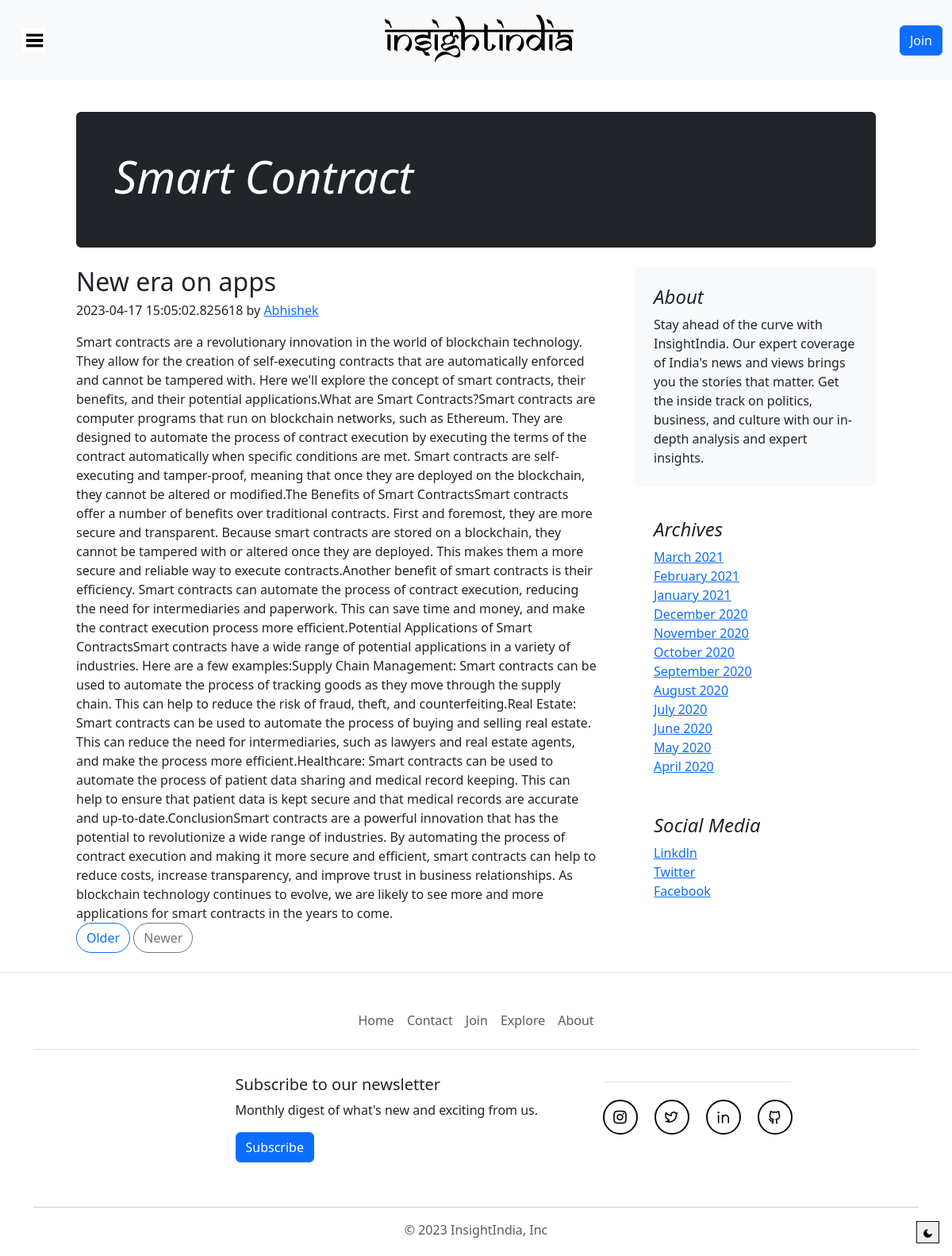
Page /blog/2 on the committed database.
### app.py (models this page shows, shortened)
class Blog(db.Model):
    __bind_key__ = "blog"
    sno = db.Column(db.Integer,primary_key = True)
    slug = db.Column(db.String(25),nullable = False)
    title = db.Column(db.String(50),nullable = False)
    subtitle = db.Column(db.String(50),nullable = False)
    content = db.Column(db.String(500),nullable = False)
    author = db.Column(db.String(50),nullable = False)
    date = db.Column(db.String(11), default = datetime.now().strftime("%c")[0:11])

### app.py (the view)
@app.route("/blog/<string:slug>",methods = ['GET'])
def blog(slug):
    try:
        blog = Blog.query.filter_by(slug = slug).first()
        return render_template("blog.html",blog = blog,params=params)
    except:
        return "<body><script>alert('This is our last Article')</script></body>"

### templates/blog.html
{% extends 'base.html' %}
{% block body %}
<div style="margin-top: 5vh;">
  <div class="container-fluid">
    <div class="ic">
      <div class="p-4 p-md-5 mb-4 rounded text-bg-dark">
        <div class="col-md-6 px-0">
          <h1 class="display-4 fst-italic">{{blog.title}}</h1>
        </div>
      </div>
      <div class="row g-5">
         <div class="col-md-8">
          <article class="blog-post">
            <h2 class="blog-post-title mb-1">{{blog.subtitle}}</h2>
            <p class="blog-post-meta">{{blog.date}} by <a href="#">{{blog.author}}</a></p>
              {{blog.content | safe}}
          </article>
          <nav class="blog-pagination" aria-label="Pagination">
            <a class="btn btn-outline-primary rounded-pill" href="/blog/{{blog.slug|int-1}}">Older</a>
            <a class="btn btn-outline-secondary rounded-pill " href="/blog/{{blog.slug|int+1}}">Newer</a>
          </nav>
        </div>
        <div class="col-md-4">
          <div class="position-sticky" style="top: 2rem;">
            <div class="p-4 mb-3 bg-body-tertiary rounded">
              <h4 class="fst-italic">About</h4>
              <p class="mb-0">{{params["blogIntro"]}}</p>
            </div>
            <div class="p-4">
              <h4 class="fst-italic">Archives</h4>
              <ol class="list-unstyled mb-0">
                <li><a href="#">March 2021</a></li>
                <li><a href="#">February 2021</a></li>
                <li><a href="#">January 2021</a></li>
                <li><a href="#">December 2020</a></li>
                <li><a href="#">November 2020</a></li>
                <li><a href="#">October 2020</a></li>
                <li><a href="#">September 2020</a></li>
                <li><a href="#">August 2020</a></li>
                <li><a href="#">July 2020</a></li>
                <li><a href="#">June 2020</a></li>
                <li><a href="#">May 2020</a></li>
                <li><a href="#">April 2020</a></li>
              </ol>
            </div>
            <div class="p-4">
              <h4 class="fst-italic">Social Media</h4>
              <ol class="list-unstyled">
                <li><a href="{{params['linkdin']}}">Linkdln</a></li>
                <li><a href="{{params['twitter']}}">Twitter</a></li>
                <li><a href="{{params['facebook']}}">Facebook</a></li>
              </ol>
            </div>
          </div>
        </div>
      </div>
    </div>
  </div>
</div>
{% endblock body %}

### static/css/index.css (style rules this page uses)
.ic { margin-left: 7vw; margin-right: 7vw; }
body { background-color: white; }

### rows in the picture
Blog: title "Smart Contract", subtitle "New era on apps", date "2023-04-17 15:05:02.825618", author "Abhishek", content "Smart contracts are a revolutionary innovation in the world of blockchain technology. They allow for the creation of self-executing contracts that are automatically enforced and cannot be tampered with. Here we'll explore the concept of smart contracts, their benefits, and their potential applications.What are Smart Contracts?Smart contracts are computer programs that run on blockchain networks, such as Ethereum. They are designed to automate the process of contract execution by executing the terms of the contract automatically when specific conditions are met. Smart contracts are self-executing and tamper-proof, meaning that once they are deployed on the blockchain, they cannot be altered…"
